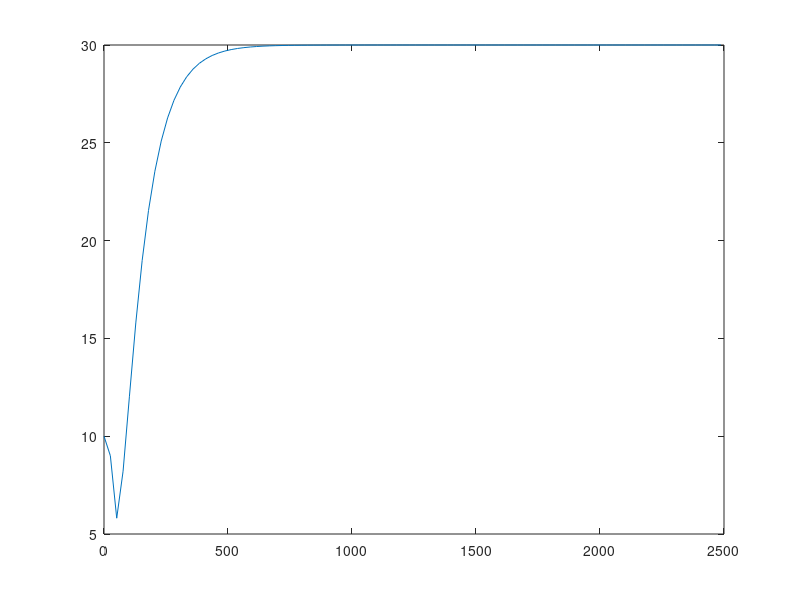

MATLAB code to generate this figure:
Cc=1600;
R=0.1603;
dt=25.64;
tf=2500;
t=0:dt:tf;
h=zeros(1,length(t));
qi=zeros(1,length(t));
xi=zeros(1,length(t));
A=-1/(R*Cc);
B=1/Cc;
C=1;
h(1)=10;

K_feedback=36.4276;
Ki=-0.3433;
r=30;
for k=2:length(t)
    h(k)=h(k-1)+dt*A*h(k-1)+dt*B*qi(k-1);
    y=h(k);
    xi(k)=xi(k-1)+dt*(r-y);
    qi(k)=-K_feedback*h(k)-Ki*xi(k);
end

plot(t,h)
